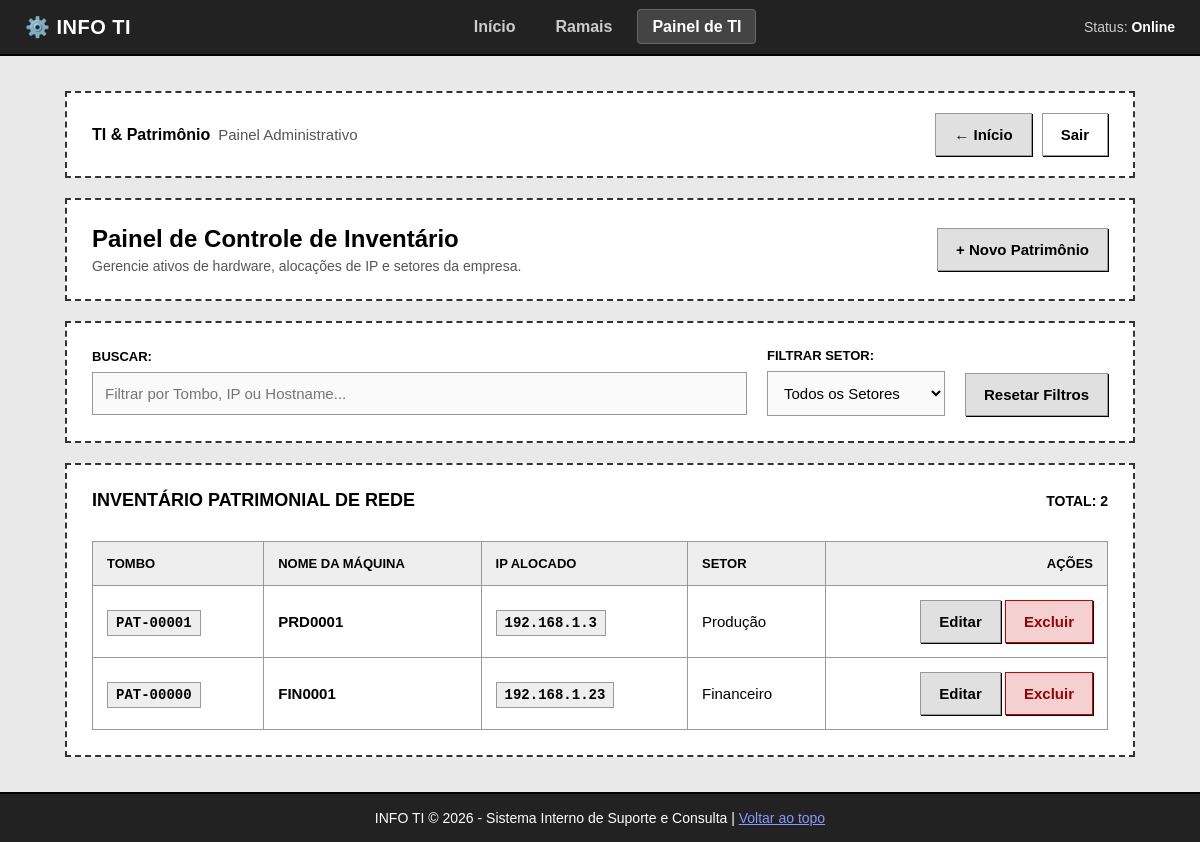
Screenshot of /painel/ (signed in) with the database file from the repository.
### core/models.py (models this page shows, shortened)
class Equipamento(models.Model):
    tombo = models.CharField(max_length=6, unique=True, verbose_name="Tombo")
    nome_maquina = models.CharField(max_length=100, unique=True, verbose_name="Nome da Máquina")
    ip_alocado = models.IntegerField(verbose_name="IP Alocado (Final)")
    setor = models.CharField(max_length=50, verbose_name="Setor")

### core/views.py (the view, shortened to what this page needs)
# urls.py: path('painel/', views.painel_ti_view, name='painel_ti'),
@login_required(login_url='login_ti')
def painel_ti_view(request):
    equipamentos = Equipamento.objects.all().order_by('-id')
    context = {
        'equipamentos': equipamentos,
    }
    return render(request, 'core/painel.html', context)

### core/templates/core/painel.html (shortened to what this page needs)
<!DOCTYPE html>
<html lang="pt-BR">
<head>
</head>
<body id="topo">
  <nav class="navbar">
    <div class="logo">⚙️ INFO TI</div>
    <ul>
      <li><a href="{% url 'index' %}">Início</a></li>
      <li><a href="{% url 'ramais' %}">Ramais</a></li>
      <li><a href="{% url 'login_ti' %}" class="active">Painel de TI</a></li>
    </ul>
    <div class="user-info">
      Status: <span>Online</span>
    </div>
  </nav>
  <div class="wireframe-container">
    <div class="card-header">
      <div>
        <strong style="font-size: 16px;">TI & Patrimônio</strong><span style="font-size: 15px; color: #555; margin-left: 8px;">Painel Administrativo</span>
      </div>
      <div class="header-right">
        <a href="{% url 'index' %}" class="btn">← Início</a>
        <a href="{% url 'login_ti' %}" class="btn" style="background-color: #fff;">Sair</a>
      </div>
    </div>
    <div class="card-bloco">
      <div style="display: flex; justify-content: space-between; align-items: center; flex-wrap: wrap; gap: 15px;">
        <div>
          <h2 style="font-size: 24px; margin-bottom: 5px;">Painel de Controle de Inventário</h2>
          <p style="font-size: 14px; color: #555;">Gerencie ativos de hardware, alocações de IP e setores da empresa.</p>
        </div>
        <button type="button" id="btn-toggle-novo" onclick="toggleFormularioCadastro()">+ Novo Patrimônio</button>
      </div>
    </div>
    <div class="card-bloco">
      <div class="filtros-bar">
        <div class="busca-box form-group">
          <label for="filtro-busca">Buscar:</label>
          <input id="filtro-busca" onkeyup="filtrarInventario()" placeholder="Filtrar por Tombo, IP ou Hostname..." type="text">
        </div>
        <div class="form-group">
          <label for="filtro-setor">Filtrar Setor:</label>
          <select id="filtro-setor" onchange="filtrarInventario()">
            <option value="TODOS">Todos os Setores</option>
          </select>
        </div>
        <div style="align-self: flex-end;">
          <button type="button" onclick="resetFiltros()">Resetar Filtros</button>
        </div>
      </div>
    </div>
    <div class="card-bloco">
      <div style="display: flex; justify-content: space-between; align-items: center;">
        <div class="card-title" style="border: none; padding: 0;">
          Inventário Patrimonial de Rede
        </div>
        <span id="contador-linhas" style="font-size: 14px; font-weight: bold;">TOTAL: {{ equipamentos|length }}</span>
      </div>
      <table id="tabela-inventario">
        <thead>
          <tr>
            <th>Tombo</th>
            <th>Nome da Máquina</th>
            <th>IP Alocado</th>
            <th>Setor</th>
            <th class="text-right">Ações</th>
          </tr>
        </thead>
        <tbody id="inventario-body">
          {% for eq in equipamentos %}
          <tr>
            <td>
              <span class="tag-code">PAT-{{ eq.tombo }}</span>
            </td>
            <td><strong>{{ eq.nome_maquina }}</strong></td>
            <td>
              <span class="tag-code">192.168.1.{{ eq.ip_alocado }}</span>
            </td>
            <td>{{ eq.setor }}</td>
            <td class="text-right">
              <a href="{% url 'editar_patrimonio' eq.id %}" class="btn">Editar</a>
              <a href="{% url 'excluir_patrimonio' eq.id %}" class="btn btn-danger" onclick="return confirm('Tem certeza que deseja excluir?')">Excluir</a>
            </td>
          </tr>
          {% empty %}
          <tr>
            <td colspan="5" style="text-align: center; color: #666; padding: 20px;">Nenhum equipamento cadastrado no banco de dados.</td>
          </tr>
          {% endfor %}
        </tbody>
      </table>
    </div>
  </div>
  <footer class="footer">
    INFO TI © 2026 - Sistema Interno de Suporte e Consulta | <a href="#topo">Voltar ao topo</a>
  </footer>
</body>
</html>

### core/templates/core/painel.html (style rules this page uses)
* { box-sizing: border-box; margin: 0; padding: 0; }
body { font-family: Arial, Helvetica, sans-serif; background-color: #e9e9e9; color: #000; display: flex; flex-direction: column; min-height: 100vh; font-size: 16px; }
.navbar { background-color: #222222; color: #ffffff; padding: 15px 25px; display: flex; justify-content: space-between; align-items: center; border-bottom: 2px solid #000; }
.navbar .logo { font-weight: bold; font-size: 20px; letter-spacing: 0.5px; }
.navbar ul { display: flex; list-style: none; gap: 10px; }
.navbar a { color: #cccccc; text-decoration: none; font-size: 16px; font-weight: bold; padding: 8px 14px; border: 1px solid transparent; border-radius: 4px; }
.navbar a:hover, .navbar a.active { color: #ffffff; background-color: #444444; border: 1px solid #666666; }
.navbar .user-info { font-size: 14px; color: #ccc; }
.navbar .user-info span { color: #fff; font-weight: bold; }
.wireframe-container { width: 100%; max-width: 1100px; margin: 35px auto; padding: 0 15px; flex: 1; display: flex; flex-direction: column; gap: 20px; }
.card-header { border: 2px dashed #333; background-color: #ffffff; padding: 20px 25px; display: flex; justify-content: space-between; align-items: center; flex-wrap: wrap; gap: 15px; }
.header-right { display: flex; align-items: center; gap: 10px; }
.card-bloco { border: 2px dashed #333; background-color: #ffffff; padding: 25px; display: flex; flex-direction: column; gap: 20px; }
.card-title { font-size: 18px; font-weight: bold; text-transform: uppercase; border-bottom: 1px dashed #999; padding-bottom: 10px; }
.form-group { display: flex; flex-direction: column; gap: 8px; }
label { font-size: 13px; font-weight: bold; text-transform: uppercase; }
input, select { padding: 12px; border: 1px solid #999; background-color: #fafafa; font-size: 15px; width: 100%; }
button, .btn { padding: 12px 18px; border: 1px solid #999; background-color: #e0e0e0; cursor: pointer; font-size: 15px; font-weight: bold; text-align: center; text-decoration: none; color: #000; display: inline-block; box-shadow: 1px 1px 0px #000; }
.btn-danger { background-color: #f5d0d0; border-color: #cc0000; color: #990000; }
.filtros-bar { display: flex; justify-content: space-between; align-items: center; gap: 20px; flex-wrap: wrap; }
.busca-box { flex: 1; min-width: 280px; }
table { width: 100%; border-collapse: collapse; margin-top: 10px; }
th, td { border: 1px solid #999; padding: 14px; text-align: left; font-size: 15px; }
th { background-color: #eee; font-size: 13px; text-transform: uppercase; }
.tag-code { font-family: monospace; background-color: #eee; border: 1px solid #999; padding: 4px 8px; font-size: 14px; font-weight: bold; }
.text-right { text-align: right; }
.footer { background-color: #222222; color: #ffffff; border-top: 2px solid #000; padding: 16px; text-align: center; font-size: 14px; margin-top: auto; }
.footer a { color: #8899ff; text-decoration: underline; }

### rows the page displays
Equipamento: tombo "00001", nome_maquina "PRD0001", ip_alocado "3", setor "Produção"
Equipamento: tombo "00000", nome_maquina "FIN0001", ip_alocado "23", setor "Financeiro"

### other values shown
{{ equipamentos|length }} "2"
